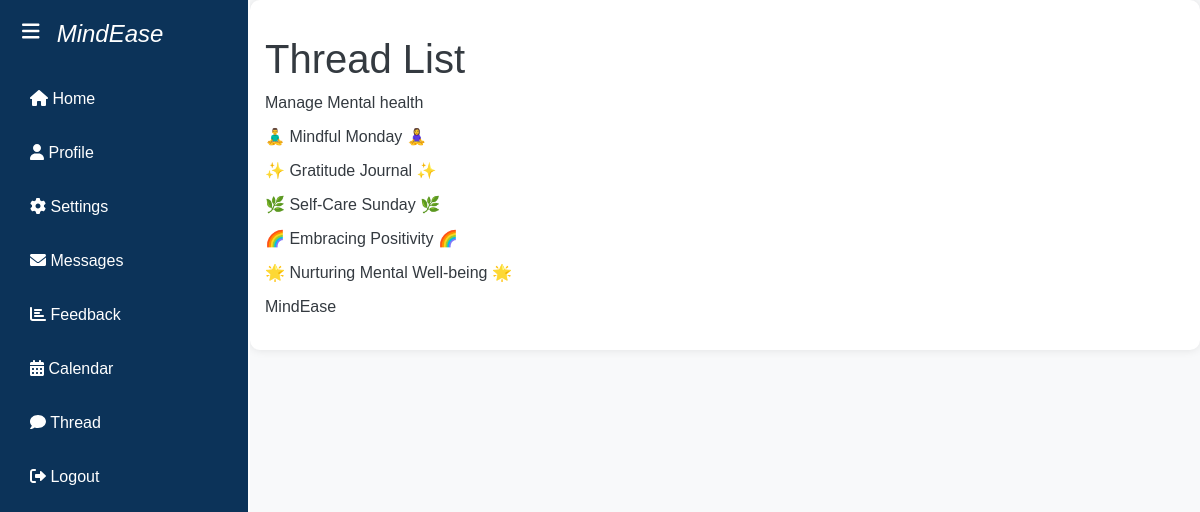
The page /threads/ on the database its author committed.
### app1/models.py (models this page shows)
class Thread(models.Model):
    title = models.CharField(max_length=255)
    creator = models.ForeignKey(get_user_model(), on_delete=models.CASCADE)
    content = models.TextField()
    created_at = models.DateTimeField(auto_now_add=True)

### app1/views.py (the view)
# urls.py: path('threads/', views.ThreadListView.as_view(), name='thread_list'),
class ThreadListView(View):
    def get(self, request):
        threads = Thread.objects.all()
        return render(request, 'thread_list.html', {'threads': threads})

### templates/thread_list.html (shortened to what this page needs)
<!DOCTYPE html>
<html lang="en">
<head>
  <link href="https://cdn.jsdelivr.net/npm/bootstrap@5.3.0/dist/css/bootstrap.min.css" rel="stylesheet">
  <link href="https://cdnjs.cloudflare.com/ajax/libs/font-awesome/6.0.0/css/all.min.css" rel="stylesheet">
</head>
<body>
<div class="wrapper">
  <nav id="sidebar">
    <div class="sidebar-header">
      <strong><i><h3 id="brand">&nbsp;&nbsp;&nbsp;&nbsp;&nbsp;&nbsp;&nbsp;MindEase</h3></i></strong>
    </div>
    <div id="sidebar-content">
      <ul class="list-unstyled components">
        <li>
          <a href="#" class="sidebar-link">
            <i class="fas fa-home"></i> <span class="sidebar-content-text">Home</span>
          </a>
        </li>
        <li>
          <a href="#" class="sidebar-link">
            <i class="fas fa-user"></i> <span class="sidebar-content-text">Profile</span>
          </a>
        </li>
        <li>
          <a href="#" class="sidebar-link">
            <i class="fas fa-cog"></i> <span class="sidebar-content-text">Settings</span>
          </a>
        </li>
        <li>
          <a href="#" class="sidebar-link">
            <i class="fas fa-envelope"></i> <span class="sidebar-content-text">Messages</span>
          </a>
        </li>
        <li>
            <a href="/write_experience" class="sidebar-link">
              <i class="fas fa-chart-bar"></i> <span class="sidebar-content-text">Feedback</span>
            </a>
          </li>
          <li>
            <a href="#" class="sidebar-link">
              <i class="fas fa-calendar-alt"></i> <span class="sidebar-content-text">Calendar</span>
            </a>
          </li>
          <li>
            <a href="/threads" class="sidebar-link">
              <i class="fas fa-comment"></i> <span class="sidebar-content-text">Thread</span>
            </a>
          </li>
          <li>
            <a href="{% url 'logout' %}" class="sidebar-link">
              <i class="fas fa-sign-out-alt"></i> <span class="sidebar-content-text">Logout</span>
            </a>
          </li>
      </ul>
    </div>
    <button type="button" id="sidebarCollapse" class="btn btn-dark">
      <i class="fas fa-bars"></i>
    </button>
  </nav>
  <div id="content">
    <body>
        <h1 style="margin-top: 20px;">Thread List</h1>
        <ul>
            {% for thread in threads %}
                <li><a href="{% url 'thread_detail' thread.id %}" style="color: #343a40;">{{ thread.title }}</a></li>
            {% endfor %}
        </ul>
    </body>
  </div>
</div>
</body>
</html>

### templates/thread_list.html (style rules this page uses)
body { font-family: 'Arial', sans-serif; margin: 0; background-color: #f8f9fa; }
.wrapper { display: flex; position: relative; }
#sidebar { height: 100vh; width: 250px; position: fixed; top: 0; left: 0; background-color: #0c3359; padding-top: 20px; color: #fff; transition: all 0.3s; border-right: 2px solid #fff; }
#sidebar-content { padding: 20px; }
#content { flex-grow: 1; padding: 15px; transition: all 0.3s; margin-left: 250px; background-color: #fff; border-radius: 10px; box-shadow: 0 0 10px rgba(0, 0, 0, 0.1); }
.sidebar-link { padding: 10px; text-decoration: none; color: #fff; display: block; margin-bottom: 10px; border-radius: 5px; transition: background-color 0.3s; }
#sidebarCollapse { position: fixed; top: 10px; left: 10px; z-index: 1; background: none; border: none; color: #fff; font-size: 20px; cursor: pointer; transition: all 0.3s; }
#brand { margin-left: 10px; font-size: 1.5em; }
h1 { color: #343a40; }
ul { list-style-type: none; padding: 0; }
li { margin-bottom: 10px; }
a { color: #007bff; text-decoration: none; }

### rows shown on the page
Thread: title "Manage Mental health"
Thread: title "🧘‍♂️ Mindful Monday 🧘‍♀️"
Thread: title "✨ Gratitude Journal ✨"
Thread: title "🌿 Self-Care Sunday 🌿"
Thread: title "🌈 Embracing Positivity 🌈"
Thread: title "🌟 Nurturing Mental Well-being 🌟"
Thread: title "MindEase"
